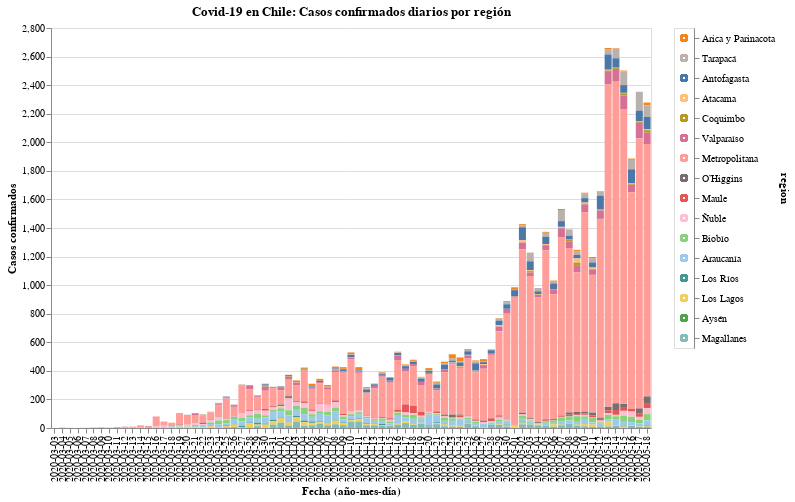

The notebook cell saved with this chart:
### Code cell
#hide_input
input_dropdown = alt.binding_select(options=data['region'].unique())
selection1 = alt.selection_single(fields=['region'], bind=input_dropdown, name=' ')
selection2 = alt.selection_multi(fields=['region'], on='mouseover')
color = alt.condition(selection1 | selection2,
                    alt.Color('region:N', scale=alt.Scale(scheme='tableau20'), legend=None),
                    alt.value('lightgray'))

chart = alt.Chart(data).mark_bar().encode(
    x=alt.X('date:O', axis=alt.Axis(title='Fecha (año-mes-día)')),
    y=alt.Y('casos', axis=alt.Axis(title='Casos confirmados')),
    color=color,
    tooltip=['date', 'region', 'casos'],
    order=alt.Order(
    # Sort the segments of the bars by this field
    'codigo region',
    sort='descending'
    )
).properties(
    title='Covid-19 en Chile: Casos confirmados diarios por región'
).add_selection(
    selection1, selection2
).transform_filter(
    selection1
)

line = alt.Chart(data).mark_line(point={
      "filled": True,
      "fill": "firebrick"
    }, color='firebrick').encode(
    x=alt.X('date:N', axis=alt.Axis(title='Fecha (año-mes-día)')),
    y = alt.Y('Rolling:Q'),
    shape=alt.Shape('Promedio móvil últimos 7 días', legend=alt.Legend(title=""))
)

legend = alt.Chart(data).mark_point().encode(
    y=alt.Y('region:N', axis=alt.Axis(orient='right'), sort=regiones),
    color=color
).add_selection(
    selection1, selection2
)

chart.properties(width=600, height=400) | legend

### Figure 1 — Vega-Lite specification as saved in the notebook (floating-point values rounded to 4 significant figures; data arrays with more than 128 entries replaced by an {"elided": "..."} marker saying what was removed)
{"config": {"view": {"continuousWidth": 400, "continuousHeight": 300}}, "hconcat": [{"mark": "bar", "encoding": {"color": {"condition": {"type": "nominal", "field": "region", "legend": null, "scale": {"scheme": "tableau20"}, "selection": {"or": [" ", "selector001"]}}, "value": "lightgray"}, "order": {"type": "quantitative", "field": "codigo region", "sort": "descending"}, "tooltip": [{"type": "nominal", "field": "date"}, {"type": "nominal", "field": "region"}, {"type": "quantitative", "field": "casos"}], "x": {"type": "ordinal", "axis": {"title": "Fecha (año-mes-día)"}, "field": "date"}, "y": {"type": "quantitative", "axis": {"title": "Casos confirmados"}, "field": "casos"}}, "height": 400, "selection": {" ": {"type": "single", "fields": ["region"], "bind": {"input": "select", "options": ["Arica y Parinacota", "Tarapacá", "Antofagasta", "Atacama", "Coquimbo", "Valparaíso", "Metropolitana", "O’Higgins", "Maule", "Ñuble", "Biobío", "Araucanía", "Los Ríos", "Los Lagos", "Aysén", "Magallanes"]}}, "selector001": {"type": "multi", "fields": ["region"], "on": "mouseover"}}, "title": "Covid-19 en Chile: Casos confirmados diarios por región", "transform": [{"filter": {"selection": " "}}], "width": 600}, {"mark": "point", "encoding": {"color": {"condition": {"type": "nominal", "field": "region", "legend": null, "scale": {"scheme": "tableau20"}, "selection": {"or": [" ", "selector001"]}}, "value": "lightgray"}, "y": {"type": "nominal", "axis": {"orient": "right"}, "field": "region", "sort": ["Arica y Parinacota", "Tarapacá", "Antofagasta", "Atacama", "Coquimbo", "Valparaíso", "Metropolitana", "O’Higgins", "Maule", "Ñuble", "Biobío", "Araucanía", "Los Ríos", "Los Lagos", "Aysén", "Magallanes"]}}, "selection": {" ": {"type": "single", "fields": ["region"], "bind": {"input": "select", "options": ["Arica y Parinacota", "Tarapacá", "Antofagasta", "Atacama", "Coquimbo", "Valparaíso", "Metropolitana", "O’Higgins", "Maule", "Ñuble", "Biobío", "Araucanía", "Los Ríos", "Los Lagos", "Aysén", "Magallanes"]}}, "selector001": {"type": "multi", "fields": ["region"], "on": "mouseover"}}}], "data": {"name": "data-66825a01da965e89e1175f567508931d"}, "$schema": "https://vega.github.io/schema/vega-lite/v4.8.1.json", "datasets": {"data-66825a01da965e89e1175f567508931d": {"elided": "1232 records"}}}
